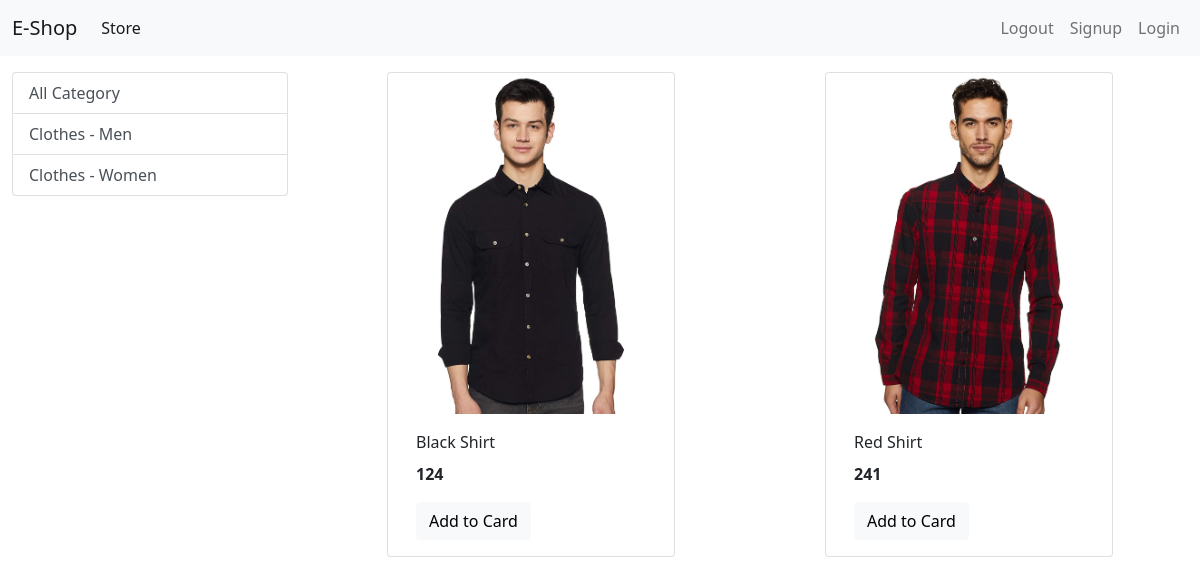
Before: /?category=1 with the older database file.
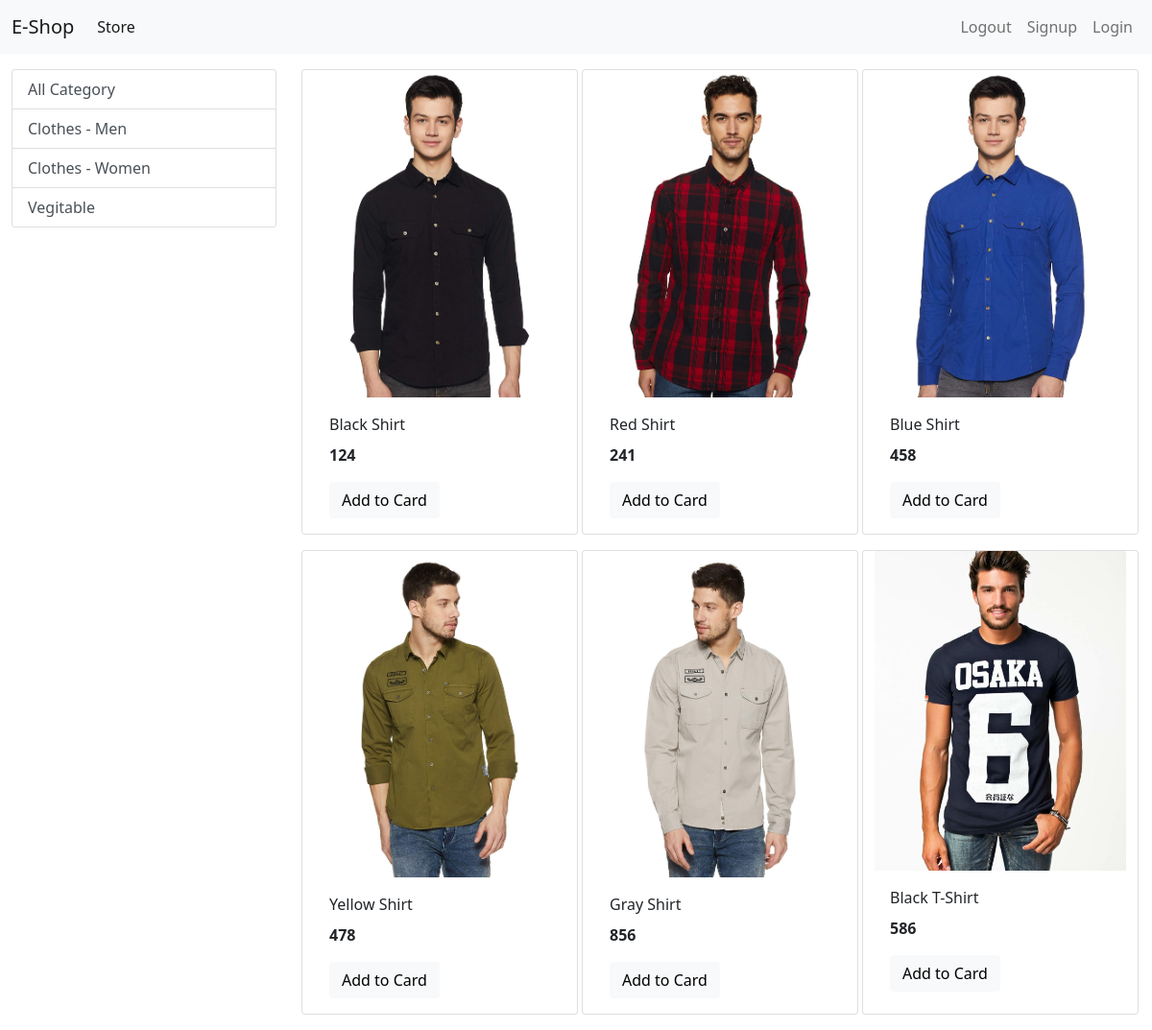
After: the same page with the newer database file.
### store/models/category.py (models this page shows, shortened)
class Category(models.Model):
    name = models.CharField(max_length=50)
    @staticmethod
    def get_all_category():
        return Category.objects.all()

### store/models/product.py (models this page shows, shortened)
class Product(models.Model):
    name = models.CharField(max_length=50)
    price = models.IntegerField(default=0)
    category = models.ForeignKey(Category, on_delete=models.CASCADE)
    description = models.CharField(
        max_length=200, default='', null=True, blank=True)
    image = models.ImageField(upload_to='products')
    @staticmethod
    def get_all_products_by_categoryid(categoryid):
        if categoryid:
            return Product.objects.filter(category=categoryid)
        else:
            return Product.objects.all()

### store/views/index.py (the view, shortened to what this page needs)
# urls.py: path('', index.Index.as_view(), name='index'),
class Index(View):
    def get(self, request):
        products = None
        category = Category.get_all_category()
        categoryid = request.GET.get('category')
        if categoryid:
            products = Product.get_all_products_by_categoryid(categoryid)
        else:
            products = Product.get_all_products()
        context = {
            'products': products,
            'category': category
        }
        print('email', request.session.get('customer_email'))
        return render(request, 'store/index.html', context)

### store/templates/store/index.html (shortened to what this page needs)
{% extends "store/layout.html" %}
{% load static%}
{% block content %}
<div class="container-fluid mt-3">
  <div class="row">
    <div class="col-lg-3 mx-auto">
      <div class="list-group">
        <a href="/" class="list-group-item list-group-item-action ">All Category</a>
        {% for category in category %}
        <a href="/?category={{ category.id }}" class="list-group-item list-group-item-action ">{{category.name}}</a>
        {% endfor %}
      </div>
    </div>
    <div id='products' class="col-lg-9 mx-auto">
      <div class="row mx-auto">
        {% for product in products %}
        <div class="card mx-auto mb-3" style="width: 18rem;">
          <img src="{% get_media_prefix %}{{product.image}}" class="card-img-top" alt="...">
          <div class="card-body">
            <p class="card-title">{{product.name}}</p>
            <p class="card-text"><b>{{product.price}}</b></p>
            <form action="" method="post">
              <input type="submit" class="btn btn-block btn-light border-left" value="Add to Card">
            </form>
          </div>
        </div>
        {% endfor%}
      </div>
    </div>
  </div>
</div>
{% endblock %}

### store/templates/store/layout.html (shortened to what this page needs)
<!doctype html>
{% load static %}
<html lang="en">
<head>
    <link href="https://cdn.jsdelivr.net/npm/bootstrap@5.0.0-beta1/dist/css/bootstrap.min.css" rel="stylesheet"
>
</head>
<body>
    <nav class="navbar navbar-expand-lg navbar-light bg-light">
        <div class="container-fluid">
            <a class="navbar-brand" href="{% url 'store:index'%}">E-Shop</a>
            <div class="collapse navbar-collapse" id="navbarSupportedContent">
                <ul class="navbar-nav me-auto mb-2 mb-lg-0">
                    <li class="nav-item">
                        <a class="nav-link active" aria-current="page" href="#">Store</a>
                    </li>
                </ul>
                <ul class="navbar-nav d-flex">
                    <li class="nav-item">
                        <a class="nav-link " aria-current="page" href="#">Logout</a>
                    </li>
                    <li class="nav-item">
                        <a class="nav-link " aria-current="page" href="{%url 'store:signup'%}">Signup</a>
                    </li>
                    <li class="nav-item">
                        <a class="nav-link " aria-current="page" href="{% url 'store:login'%}">Login</a>
                    </li>
                </ul>
            </div>
        </div>
    </nav>
    {% block content %}
    {% endblock %}
</body>
</html>

Changed rows visible on the page:
added Category: name "Vegitable"
added Product: image (picture), name "Blue Shirt", price "458"
added Product: image (picture), name "Yellow Shirt", price "478"
added Product: image (picture), name "Gray Shirt", price "856"
added Product: image (picture), name "Black T-Shirt", price "586"
